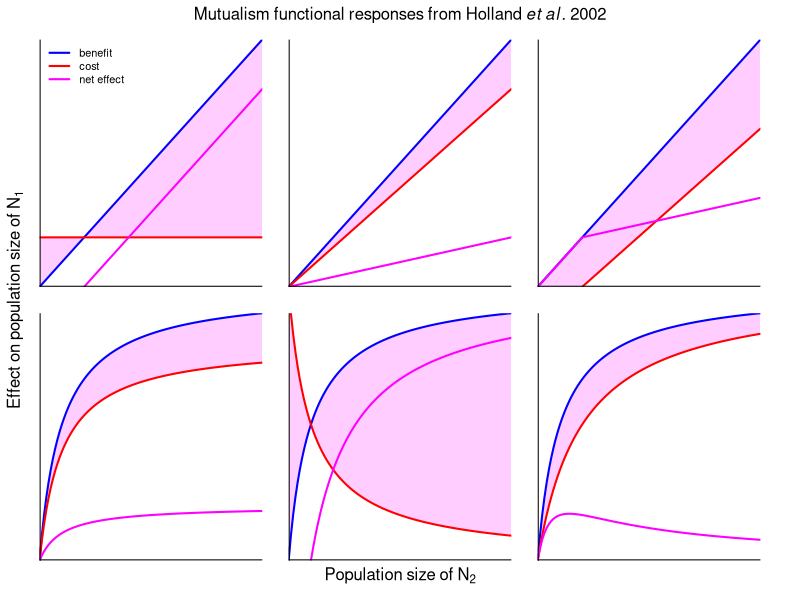

Source code (R):
#paramters
	alpha <- 1
	delta <-  -2
	beta <- -0.8
	epsilon <- 1 #slope of saturating functions
	zeta <- 2 #difference in slopes for the saturating curves

	min <- 0
	max <- 10
	n <- 101

# functions
	linear <- function(N2 , alpha = 0 , beta = 0  , delta = 0){
		N1 <- alpha*N2 - (beta*N2 + delta)
	}

	saturate <- function(N2 , asymptote , slope){
		N1 <- (asymptote*N2)/(slope + N2)
	}

	hyperbolic <- function(N2 , asymptote , slope){
		N1 <- (asymptote)/(slope + N2)
	}


# figure
	setwd("/Users/christophermoore/Desktop/")
	pdf("MutFuncResp.pdf" , width = 6 , height = 4)
	par(mfrow = c(2,3) , mar = rep(1 , 4) , oma = rep(2 , 4)) # to mimic holland et al. 2002
	# A. NE lineraly increase with constant cost
	curve(linear(N2 = x , alpha = alpha) , type = "n" , from = min , to = max , xaxt = "n" , yaxt = "n" , xlab = "" , ylab = "" , lwd = 2 , col = "#0000FF" , yaxs = "i" , xaxs = "i" , frame = F)
	polygon(c(seq(min,max,length.out = n),seq(max,min,length.out = n)) , c(linear(N2 = seq(min,max,length.out = n) , alpha = alpha) , linear(N2 = seq(min,max,length.out = n) , delta = delta)) , col = rgb(255,0,255,50,,255) , lty = 0)
	curve(linear(N2 = x , alpha = alpha) , from = min , to = max , add = T ,  lwd = 2 , col = "#0000FF")
	curve(linear(N2 = x , delta = delta) , from = min , to = max , add = T ,  lwd = 2 , col = "#FF0000")
	curve(linear(N2 = x , alpha = alpha)-linear(N2 = x , delta = delta) , from = min , to = max , xaxt = "n" , yaxt = "n" , xlab = "" , ylab = "" , lwd = 2 , col = "#FF00FF" , add = T)
	abline(v = 0 , h = 0 , col = "#000000" , lwd = 2)
	legend("topleft" , lwd = 2 , col = c("#0000FF" , "#FF0000" , "#FF00FF") , legend = c("benefit" , "cost" , "net effect") , bty = "n")

	# B. NE lineraly increase
	curve(linear(N2 = x , alpha = alpha) , type = "n" , from = min , to = max , xaxt = "n" , yaxt = "n" , xlab = "" , ylab = "" , lwd = 2 , col = "#0000FF" , yaxs = "i" , xaxs = "i" , frame = F)
	polygon(c(seq(min,max,length.out = n),seq(max,min,length.out = n)) , c(linear(N2 = seq(min,max,length.out = n) , alpha = alpha) , linear(N2 = seq(max,min,length.out = n) , beta = beta)) , col = rgb(255,0,255,50,,255) , lty = 0)
	curve(linear(N2 = x , alpha = alpha) , from = min , to = max , add = T ,  lwd = 2 , col = "#0000FF")
	curve(linear(N2 = x , beta = beta) , from = min , to = max , add = T ,  lwd = 2 , col = "#FF0000")
	curve((linear(N2 = x , alpha = alpha)-linear(N2 = x , beta = beta)) , from = min , to = max , lwd = 2 , col = "#FF00FF" , add = T)
	abline(v = 0 , h = 0 , col = "#000000" , lwd = 2)

	# C. NE constant
	curve(linear(N2 = x , alpha = alpha) , type = "n" , from = min , to = max , xaxt = "n" , yaxt = "n" , xlab = "" , ylab = "" , lwd = 2 , col = "#0000FF" , yaxs = "i" , xaxs = "i" , frame = F)
	polygon(c(seq(min,max,length.out = n),seq(max,min,length.out = n)) , c(linear(N2 = seq(min,max,length.out = n) , alpha = alpha) , linear(N2 = seq(max,min,length.out = n) + delta , beta = beta)) , col = rgb(255,0,255,50,,255) , lty = 0)
	curve(linear(N2 = x , alpha = alpha), from = min , to = max , add = T ,  lwd = 2 , col = "#0000FF")
	curve(linear(N2 = x + delta, beta = beta), from = min , to = max , add = T ,  lwd = 2 , col = "#FF0000")
	curve(linear(N2 = x , alpha = alpha)-ifelse(linear(N2 = x + delta, beta = beta) <0 , 0 , linear(N2 = x + delta, beta = beta)) , from = min , to = max , lwd = 2 , col = "#FF00FF" , add = T)
	abline(v = 0 , h = 0 , col = "#000000" , lwd = 2)

	# D. NE saturate
	curve(saturate(N2 = x , asymptote = alpha , slope = epsilon) , type = "n" , from = min , to = max , xaxt = "n" , yaxt = "n" , xlab = "" , ylab = "" , lwd = 2 , col = "#0000FF" , yaxs = "i" , xaxs = "i" , frame = F)
	polygon(c(seq(min,max,length.out=n),seq(max,min,length.out=n)) , c(saturate(N2 = seq(min,max,length.out = n) , asymptote = alpha, slope = epsilon) , saturate(N2 = seq(max,min,length.out = n) , asymptote = -beta, slope = epsilon)) , col = rgb(255,0,255,50,,255) , lty = 0)
	curve(saturate(N2 = x , asymptote = alpha, slope = epsilon) , from = min , to = max , add = T ,  lwd = 2 , col = "#0000FF")
	curve(saturate(N2 = x , asymptote = -beta , slope = epsilon) , from = min , to = max , add = T ,  lwd = 2 , col = "#FF0000")
	curve(saturate(N2 = x , asymptote = alpha , slope = epsilon)-saturate(N2 = x , asymptote = -beta , slope = epsilon) , from = min , to = max , lwd = 2 , col = "#FF00FF" , add = T)
	abline(v = 0 , h = 0 , col = "#000000" , lwd = 2)

	# E. NE saturate + constant
	curve(saturate(N2 = x , asymptote = 1 , slope = epsilon) , type = "n" , from = min , to = max , xaxt = "n" , yaxt = "n" , xlab = "" , ylab = "" , lwd = 2 , col = "#0000FF" , yaxs = "i" , xaxs = "i" , frame = F)
	polygon(c(seq(min,max,length.out = n),seq(max,min,length.out = n)) , c(saturate(N2 = seq(min,max,length.out = n) , asymptote = alpha , slope = epsilon) , hyperbolic(N2 = seq(max,min,length.out = n) , asymptote = 1, slope = epsilon)) , col = rgb(255,0,255,50,,255) , lty = 0)
	curve(saturate(N2 = x, asymptote = 1 , slope = epsilon) , from = min , to = max , add = T ,  lwd = 2 , col = "#0000FF")
	curve(hyperbolic(N2 = x, asymptote = 1 , slope = epsilon) , from = min , to = max , add = T ,  lwd = 2 , col = "#FF0000")
	curve(saturate(N2 = x, asymptote = 1 , slope = epsilon)-hyperbolic(N2 = x, asymptote = 1 , slope = epsilon) , from = min , to = max , lwd = 2 , col = "#FF00FF" , add = T)
	abline(v = 0 , h = 0 , col = "#000000" , lwd = 2)

	# F. NE unimodal
	curve(saturate(N2 = x , asymptote = 1 , slope = epsilon) , type = "n" , from = min , to = max , xaxt = "n" , yaxt = "n" , xlab = "" , ylab = "" , lwd = 2 , col = "#0000FF" , yaxs = "i" , xaxs = "i" , frame = F)
	polygon(c(seq(min,max,length.out = n),seq(max,min,length.out = n)) , c(saturate(N2 = seq(min,max,length.out = n) , asymptote = alpha , slope = epsilon) , saturate(N2 = seq(max,min,length.out = n) , asymptote = 1, slope = epsilon*zeta)) , col = rgb(255,0,255,50,,255) , lty = 0)
	curve(saturate(N2 = x, asymptote = 1 , slope = epsilon) , from = min , to = max , add = T ,  lwd = 2 , col = "#0000FF")
	curve(saturate(N2 = x, asymptote = 1 , slope = epsilon*zeta) , from = min , to = max , add = T ,  lwd = 2 , col = "#FF0000")
	curve(saturate(N2 = x, asymptote = 1 , slope = epsilon)-saturate(N2 = x, asymptote = 1 , slope = epsilon*zeta) , from = min , to = max , lwd = 2 , col = "#FF00FF" , add = T)
	abline(v = 0 , h = 0 , col = "#000000" , lwd = 2)

	# looking pretty
	mtext(expression(Population~size~of~N[2]) , side = 1 , outer = T)
	mtext(expression(Effect~on~population~size~of~N[1]) , side = 2 , outer = T)
	mtext(expression(Mutualism~functional~responses~from~Holland~italic(et~al.)~2002) , side = 3 , outer = T)
	dev.off()
